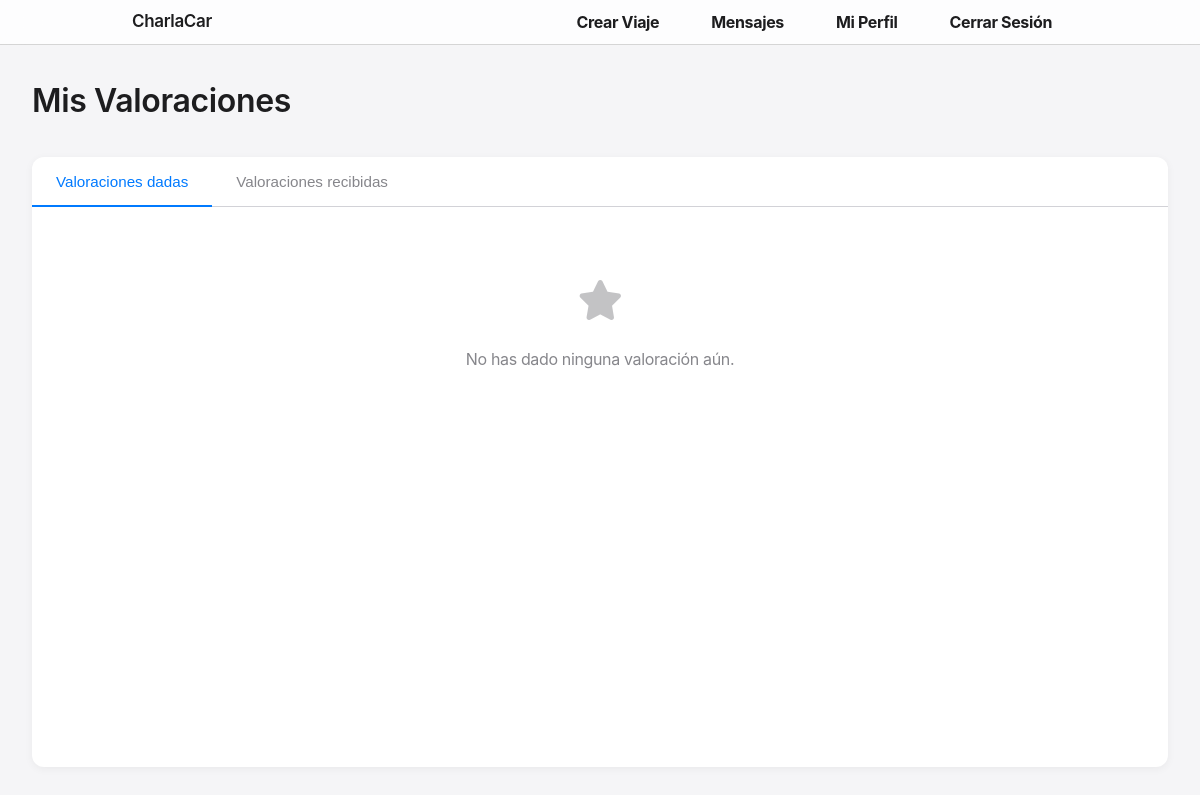
Page /reviews/list/ (signed in) on the earlier database version.
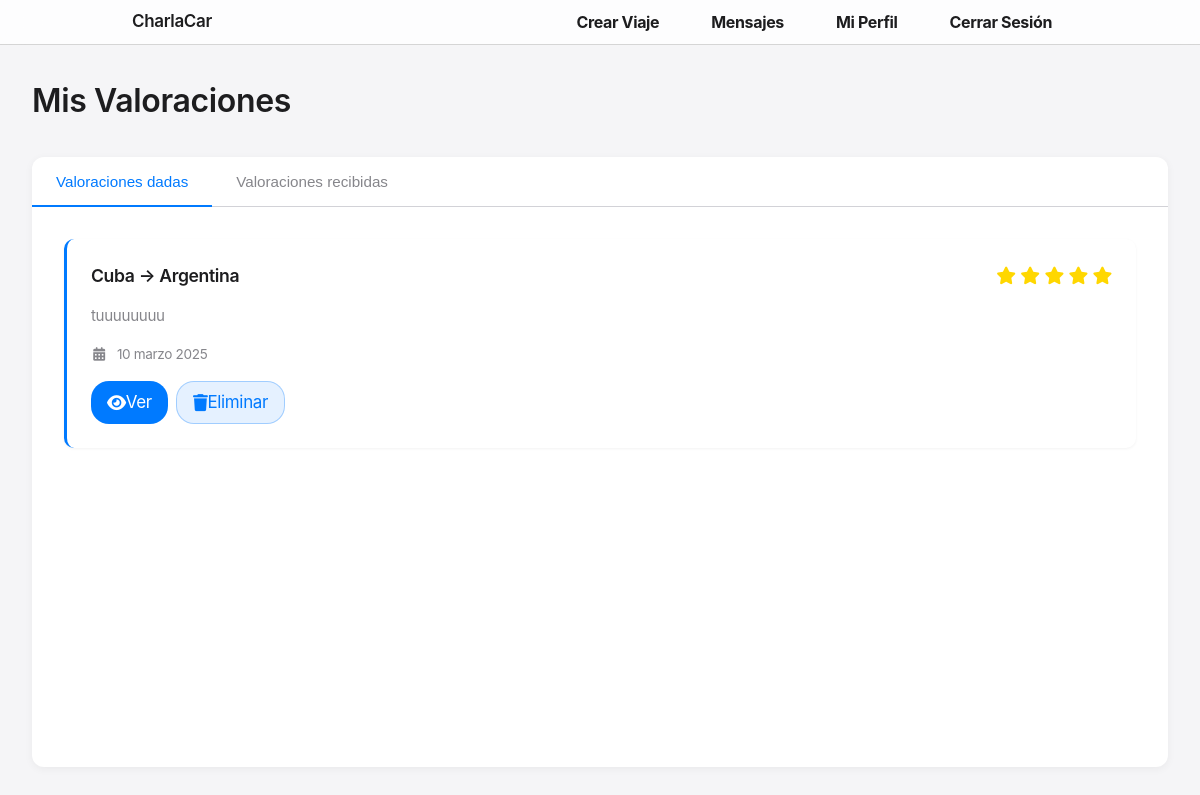
Same page on the later database version.
### reviews/models.py (models this page shows, shortened)
class Review(models.Model):
    ride = models.ForeignKey(Ride, on_delete=models.CASCADE, null=True, blank=True)
    user = models.ForeignKey(User, on_delete=models.CASCADE)
    rating = models.PositiveIntegerField(default=1)
    comment = models.TextField(blank=True, null=True)
    created_at = models.DateTimeField(auto_now_add=True)

### rides/models.py (models this page shows, shortened)
class Ride(models.Model):
    driver = models.ForeignKey(User, on_delete=models.CASCADE, related_name='rides_as_driver')
    passengers = models.ManyToManyField(User, related_name='rides_as_passenger', blank=True)
    origin = models.CharField(max_length=100)
    destination = models.CharField(max_length=100)
    departure_time = models.DateTimeField()
    total_seats = models.PositiveIntegerField()
    price = models.DecimalField(max_digits=7, decimal_places=2)

### reviews/views.py (the view)
# urls.py: path('list/', views.list_reviews, name='list'),
@login_required
def list_reviews(request):
    reviews_given = Review.objects.filter(user=request.user).order_by('-created_at')
    reviews_received = Review.objects.filter(
        ride__driver=request.user
    ).exclude(user=request.user).order_by('-created_at')
    context = {
        'reviews_given': reviews_given,
        'reviews_received': reviews_received
    }
    return render(request, 'list_review.html', context)

### reviews/templates/list_review.html (shortened to what this page needs)
{% extends 'base.html' %}
{% load static %}
{% block extra_styles %}
<link rel="stylesheet" href="{% static 'css/pages/profile.css' %}">
<link rel="stylesheet" href="https://cdnjs.cloudflare.com/ajax/libs/font-awesome/6.4.0/css/all.min.css">
{% endblock %}
{% block content %}
<div class="page-container">
    <div class="page-header">
        <h1 class="page-title">Mis Valoraciones</h1>
    </div>
    <div class="tabs-container">
        <div class="tabs-header">
            <button class="tab-button active" data-tab="given">Valoraciones dadas</button>
            <button class="tab-button" data-tab="received">Valoraciones recibidas</button>
        </div>
        <div id="given-tab" class="tab-content active">
            {% if reviews_given %}
                <div class="reviews-grid">
                {% for review in reviews_given %}
                    <div class="review-card">
                        <div class="review-header">
                            <h3 class="review-title">{{ review.ride.origin }} → {{ review.ride.destination }}</h3>
                            <div class="review-rating">
                                {% for i in "12345" %}
                                    {% if forloop.counter <= review.rating %}
                                        <i class="fas fa-star"></i>
                                    {% else %}
                                        <i class="far fa-star"></i>
                                    {% endif %}
                                {% endfor %}
                            </div>
                        </div>
                        <p class="review-comment">{{ review.comment|default:"Sin comentario" }}</p>
                        <div class="review-meta">
                            <i class="fas fa-calendar-alt info-icon"></i> {{ review.created_at|date:"j F Y" }}
                        </div>
                        <div class="review-actions">
                            <a href="{% url 'reviews:detail' review.id %}" class="button button-primary">
                                <i class="fas fa-eye"></i> Ver
                            </a>
                            <a href="{% url 'reviews:delete' review.id %}" class="button button-secondary">
                                <i class="fas fa-trash"></i> Eliminar
                            </a>
                        </div>
                    </div>
                {% endfor %}
                </div>
            {% else %}
                <div class="empty-message">
                    <div class="empty-icon">
                        <i class="fas fa-star"></i>
                    </div>
                    <p>No has dado ninguna valoración aún.</p>
                </div>
            {% endif %}
        </div>
    </div>
</div>
{% endblock %}

Differences in the rows shown:
added Review: ride.origin "Cuba", ride.destination "Argentina", rating 5 (drawn), comment "tuuuuuuuu", created_at "10 marzo 2025"
Other differences:
text no longer shown: "No has dado ninguna valoración aún."
